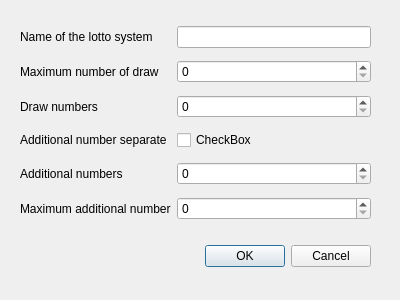
<?xml version="1.0" encoding="UTF-8"?>
<ui version="4.0">
 <class>Dialog</class>
 <widget class="QDialog" name="Dialog">
  <property name="geometry">
   <rect>
    <x>0</x>
    <y>0</y>
    <width>400</width>
    <height>300</height>
   </rect>
  </property>
  <property name="windowTitle">
   <string>Dialog</string>
  </property>
  <widget class="QDialogButtonBox" name="buttonBox">
   <property name="geometry">
    <rect>
     <x>30</x>
     <y>240</y>
     <width>341</width>
     <height>32</height>
    </rect>
   </property>
   <property name="orientation">
    <enum>Qt::Horizontal</enum>
   </property>
   <property name="standardButtons">
    <set>QDialogButtonBox::Cancel|QDialogButtonBox::Ok</set>
   </property>
  </widget>
  <widget class="QWidget" name="gridLayoutWidget">
   <property name="geometry">
    <rect>
     <x>20</x>
     <y>20</y>
     <width>351</width>
     <height>211</height>
    </rect>
   </property>
   <layout class="QGridLayout" name="gridLayout">
    <item row="1" column="0">
     <widget class="QLabel" name="label">
      <property name="text">
       <string>Maximum number of draw</string>
      </property>
     </widget>
    </item>
    <item row="5" column="1">
     <widget class="QSpinBox" name="spinBox_4"/>
    </item>
    <item row="4" column="1">
     <widget class="QSpinBox" name="spinBox_3"/>
    </item>
    <item row="5" column="0">
     <widget class="QLabel" name="label_5">
      <property name="text">
       <string>Maximum additional number</string>
      </property>
     </widget>
    </item>
    <item row="1" column="1">
     <widget class="QSpinBox" name="spinBox"/>
    </item>
    <item row="4" column="0">
     <widget class="QLabel" name="label_4">
      <property name="text">
       <string>Additional numbers</string>
      </property>
     </widget>
    </item>
    <item row="2" column="0">
     <widget class="QLabel" name="label_2">
      <property name="text">
       <string>Draw numbers</string>
      </property>
     </widget>
    </item>
    <item row="3" column="0">
     <widget class="QLabel" name="label_3">
      <property name="text">
       <string>Additional number separate</string>
      </property>
     </widget>
    </item>
    <item row="2" column="1">
     <widget class="QSpinBox" name="spinBox_2"/>
    </item>
    <item row="3" column="1">
     <widget class="QCheckBox" name="checkBox">
      <property name="text">
       <string>CheckBox</string>
      </property>
     </widget>
    </item>
    <item row="0" column="0">
     <widget class="QLabel" name="label_6">
      <property name="text">
       <string>Name of the lotto system</string>
      </property>
     </widget>
    </item>
    <item row="0" column="1">
     <widget class="QLineEdit" name="lineEdit"/>
    </item>
   </layout>
  </widget>
 </widget>
 <resources/>
 <connections>
  <connection>
   <sender>buttonBox</sender>
   <signal>accepted()</signal>
   <receiver>Dialog</receiver>
   <slot>accept()</slot>
   <hints>
    <hint type="sourcelabel">
     <x>248</x>
     <y>254</y>
    </hint>
    <hint type="destinationlabel">
     <x>157</x>
     <y>274</y>
    </hint>
   </hints>
  </connection>
  <connection>
   <sender>buttonBox</sender>
   <signal>rejected()</signal>
   <receiver>Dialog</receiver>
   <slot>reject()</slot>
   <hints>
    <hint type="sourcelabel">
     <x>316</x>
     <y>260</y>
    </hint>
    <hint type="destinationlabel">
     <x>286</x>
     <y>274</y>
    </hint>
   </hints>
  </connection>
 </connections>
</ui>
